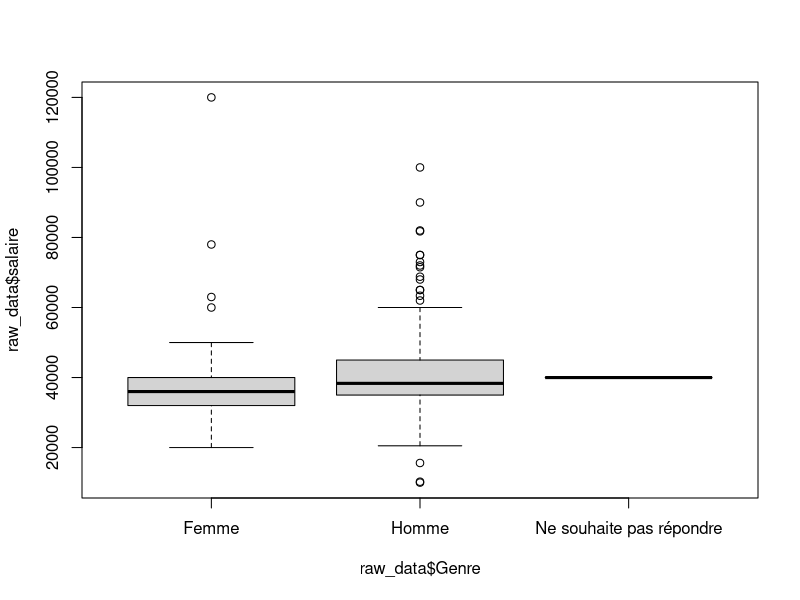
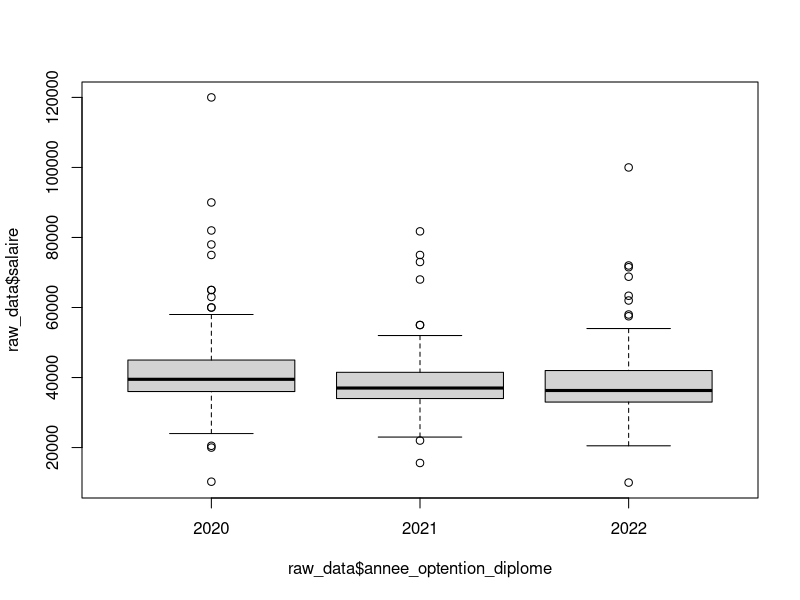
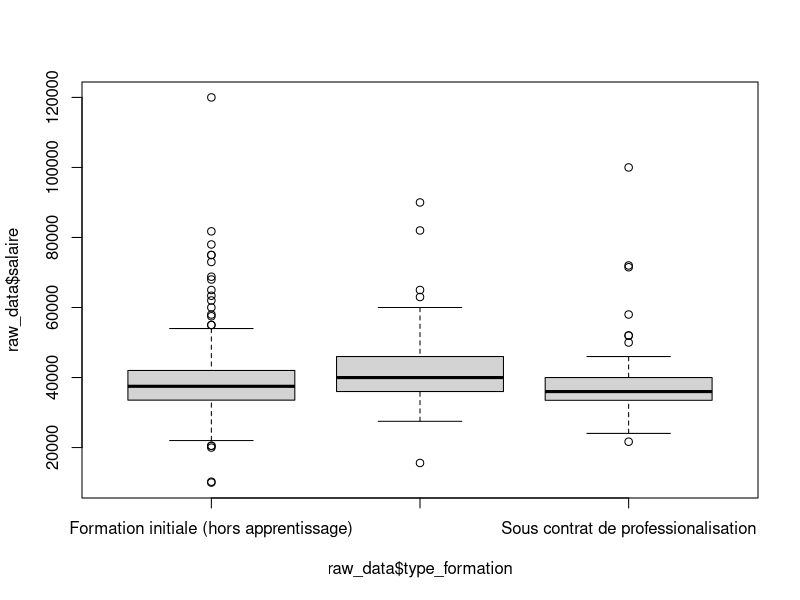
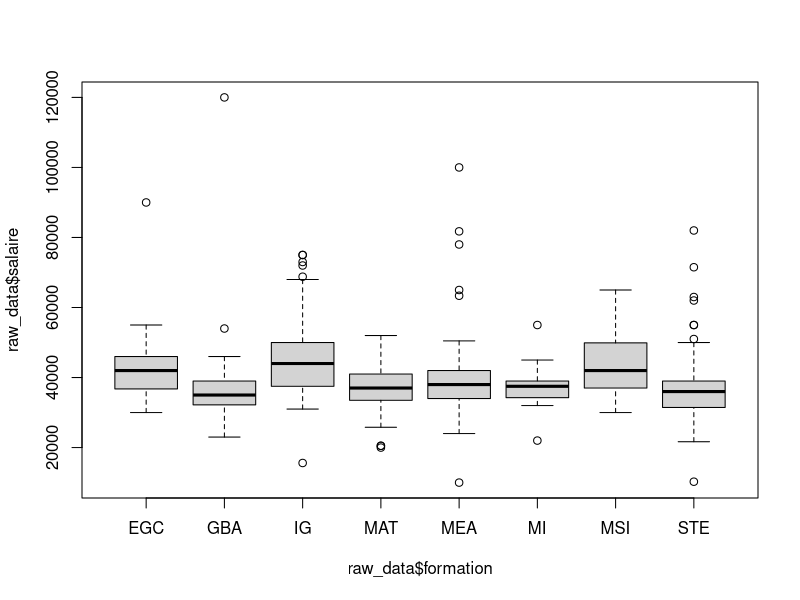
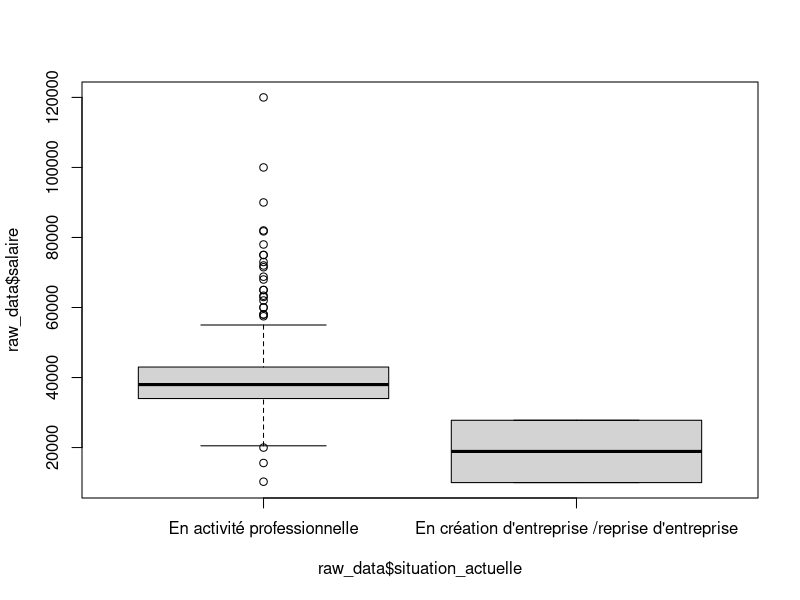
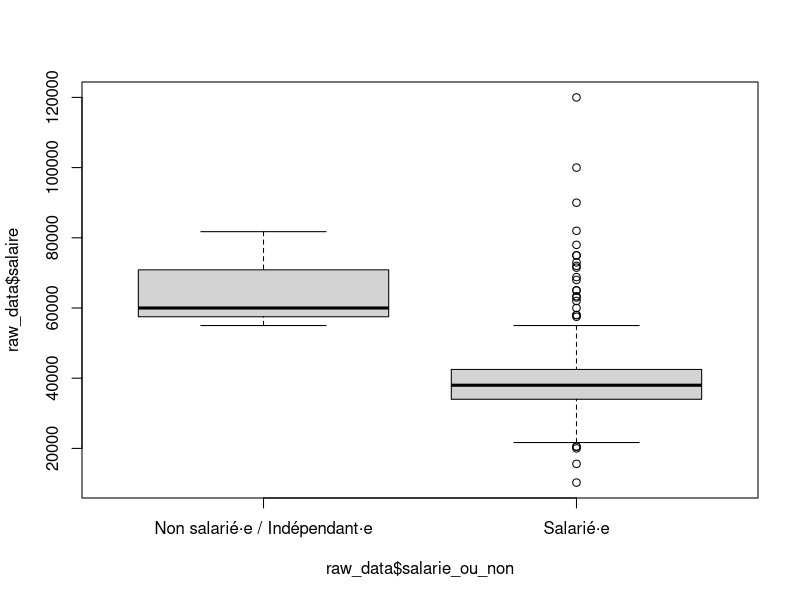
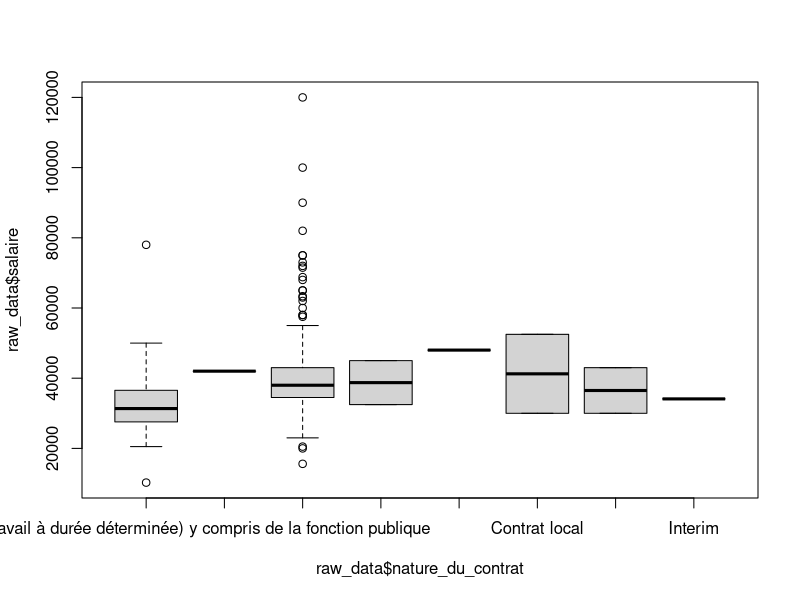
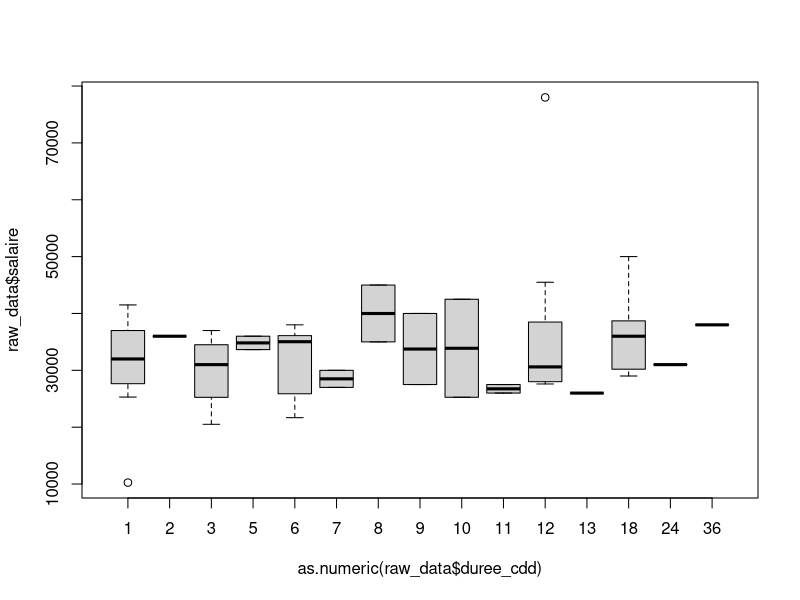

Generate these figures, in order, with R:
## ---- chunk 1
if (!requireNamespace("ggplot2", quietly = TRUE)) {
  install.packages("ggplot2")
}
library(ggplot2)
## ---- chunk 2
raw_data <- read.csv("output_file.csv")
## ---- chunk 3
# Name of the numeric column
numericColumn <- "salaire"

# Convert all columns to character except the numeric column
raw_data[, setdiff(names(raw_data), numericColumn)] <- lapply(raw_data[, setdiff(names(raw_data), numericColumn)], as.character)

raw_data$Date <- as.Date(raw_data$Date)
## ---- chunk 4
summary(raw_data)
## ---- chunk 5
boxplot(raw_data$salaire ~ raw_data$Genre)
## ---- chunk 6
boxplot(raw_data$salaire ~ raw_data$annee_optention_diplome)
## ---- chunk 7
boxplot(raw_data$salaire ~ raw_data$type_formation)
## ---- chunk 8
boxplot(raw_data$salaire ~ raw_data$formation)
## ---- chunk 9
boxplot(raw_data$salaire ~ raw_data$situation_actuelle)
## ---- chunk 10
boxplot(raw_data$salaire ~ raw_data$salarie_ou_non)
## ---- chunk 11
boxplot(raw_data$salaire ~ raw_data$nature_du_contrat)
## ---- chunk 12

ordered_data <- raw_data[order(as.numeric(raw_data$duree_cdd)), ]




boxplot(raw_data$salaire ~ as.numeric(raw_data$duree_cdd), data = ordered_data)
## ---- chunk 13
raw_data$month_group <- cut(as.numeric(raw_data$duree_cdd),
                               breaks = c(0, 6, 12, 24, Inf),
                               labels = c("1-6", "7-12", "13-24", "25+"),
                               right = FALSE)


boxplot(raw_data$salaire ~ raw_data$month_group, data = raw_data)
## ---- chunk 14
boxplot(raw_data$salaire ~ raw_data$emploi_en_france)
## ---- chunk 15
median_salaries <- tapply(raw_data$salaire, raw_data$emploi_etranger, median)
median_order <- names(sort(median_salaries))

raw_data$emploi_etranger <- factor(raw_data$emploi_etranger, levels = median_order)



ggplot(raw_data, aes(x = emploi_etranger, y = salaire)) +
  geom_boxplot() +
  theme(axis.text.x = element_text(angle = 45, hjust = 1, size = 8)) +
  labs(title = "Salary Distribution by Country", x = "Country", y = "Salary")
